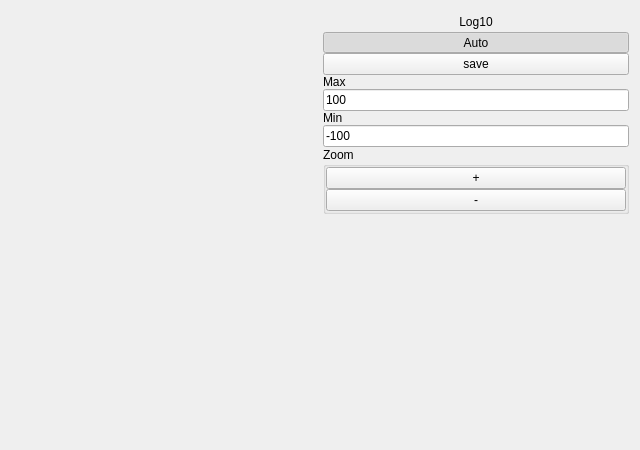
<?xml version="1.0" encoding="UTF-8"?>
<ui version="4.0">
 <class>PlotForm</class>
 <widget class="QWidget" name="PlotForm">
  <property name="geometry">
   <rect>
    <x>0</x>
    <y>0</y>
    <width>640</width>
    <height>450</height>
   </rect>
  </property>
  <property name="windowTitle">
   <string>Plot</string>
  </property>
  <layout class="QHBoxLayout" name="horizontalLayout">
   <item>
    <widget class="QwtPlot" name="qwtPlot">
     <property name="frameShadow">
      <enum>QFrame::Plain</enum>
     </property>
    </widget>
   </item>
   <item>
    <widget class="QFrame" name="frame">
     <property name="frameShape">
      <enum>QFrame::NoFrame</enum>
     </property>
     <property name="frameShadow">
      <enum>QFrame::Sunken</enum>
     </property>
     <layout class="QVBoxLayout" name="verticalLayout_2">
      <property name="spacing">
       <number>0</number>
      </property>
      <property name="leftMargin">
       <number>0</number>
      </property>
      <property name="topMargin">
       <number>0</number>
      </property>
      <property name="rightMargin">
       <number>0</number>
      </property>
      <property name="bottomMargin">
       <number>0</number>
      </property>
      <item>
       <widget class="QToolButton" name="btnYAxisLog">
        <property name="sizePolicy">
         <sizepolicy hsizetype="Preferred" vsizetype="Fixed">
          <horstretch>0</horstretch>
          <verstretch>0</verstretch>
         </sizepolicy>
        </property>
        <property name="text">
         <string>Log10</string>
        </property>
        <property name="checkable">
         <bool>true</bool>
        </property>
        <property name="autoRaise">
         <bool>true</bool>
        </property>
       </widget>
      </item>
      <item>
       <widget class="QToolButton" name="btnAutoScale">
        <property name="sizePolicy">
         <sizepolicy hsizetype="Preferred" vsizetype="Fixed">
          <horstretch>0</horstretch>
          <verstretch>0</verstretch>
         </sizepolicy>
        </property>
        <property name="text">
         <string>Auto</string>
        </property>
        <property name="checkable">
         <bool>true</bool>
        </property>
        <property name="checked">
         <bool>true</bool>
        </property>
        <property name="autoRaise">
         <bool>true</bool>
        </property>
       </widget>
      </item>
      <item>
       <widget class="QPushButton" name="btnSave">
        <property name="text">
         <string>save</string>
        </property>
       </widget>
      </item>
      <item>
       <widget class="QLabel" name="label">
        <property name="text">
         <string>Max</string>
        </property>
       </widget>
      </item>
      <item>
       <widget class="QLineEdit" name="leMax">
        <property name="sizePolicy">
         <sizepolicy hsizetype="Preferred" vsizetype="Fixed">
          <horstretch>0</horstretch>
          <verstretch>0</verstretch>
         </sizepolicy>
        </property>
        <property name="text">
         <string>100</string>
        </property>
        <property name="maxLength">
         <number>64</number>
        </property>
       </widget>
      </item>
      <item>
       <widget class="QLabel" name="label_2">
        <property name="text">
         <string>Min</string>
        </property>
       </widget>
      </item>
      <item>
       <widget class="QLineEdit" name="leMin">
        <property name="sizePolicy">
         <sizepolicy hsizetype="Preferred" vsizetype="Fixed">
          <horstretch>0</horstretch>
          <verstretch>0</verstretch>
         </sizepolicy>
        </property>
        <property name="text">
         <string>-100</string>
        </property>
        <property name="maxLength">
         <number>64</number>
        </property>
       </widget>
      </item>
      <item>
       <widget class="QGroupBox" name="groupBox">
        <property name="title">
         <string>Zoom</string>
        </property>
        <layout class="QVBoxLayout" name="verticalLayout">
         <property name="spacing">
          <number>0</number>
         </property>
         <property name="leftMargin">
          <number>0</number>
         </property>
         <property name="topMargin">
          <number>0</number>
         </property>
         <property name="rightMargin">
          <number>0</number>
         </property>
         <property name="bottomMargin">
          <number>0</number>
         </property>
         <item>
          <widget class="QPushButton" name="btnZoomIn">
           <property name="text">
            <string>+</string>
           </property>
          </widget>
         </item>
         <item>
          <widget class="QPushButton" name="btnZoomOut">
           <property name="text">
            <string>-</string>
           </property>
          </widget>
         </item>
        </layout>
       </widget>
      </item>
      <item>
       <spacer name="verticalSpacer">
        <property name="orientation">
         <enum>Qt::Vertical</enum>
        </property>
        <property name="sizeHint" stdset="0">
         <size>
          <width>20</width>
          <height>40</height>
         </size>
        </property>
       </spacer>
      </item>
     </layout>
    </widget>
   </item>
  </layout>
 </widget>
 <customwidgets>
  <customwidget>
   <class>QwtPlot</class>
   <extends>QFrame</extends>
   <header>qwt_plot.h</header>
   <container>1</container>
  </customwidget>
 </customwidgets>
 <resources/>
 <connections/>
</ui>
